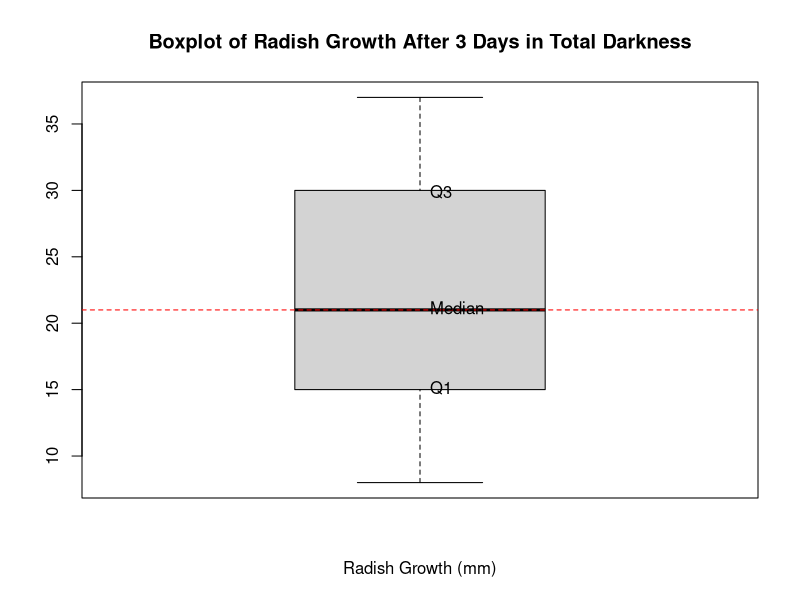

Here is the R script that generated this plot:
# page no 59
radish_growth <- c(15, 20, 11, 30, 33, 20, 29, 35, 8, 10, 22, 37, 15, 25)
boxplot(radish_growth, 
        main = "Boxplot of Radish Growth After 3 Days in Total Darkness",
        xlab = "Radish Growth (mm)")
text(1, quantile(radish_growth, 0.25), "Q1", pos = 4)
text(1, quantile(radish_growth, 0.75), "Q3", pos = 4)
abline(h = median(radish_growth), col = "red", lty = 2)
text(1, median(radish_growth), "Median", pos = 4)
